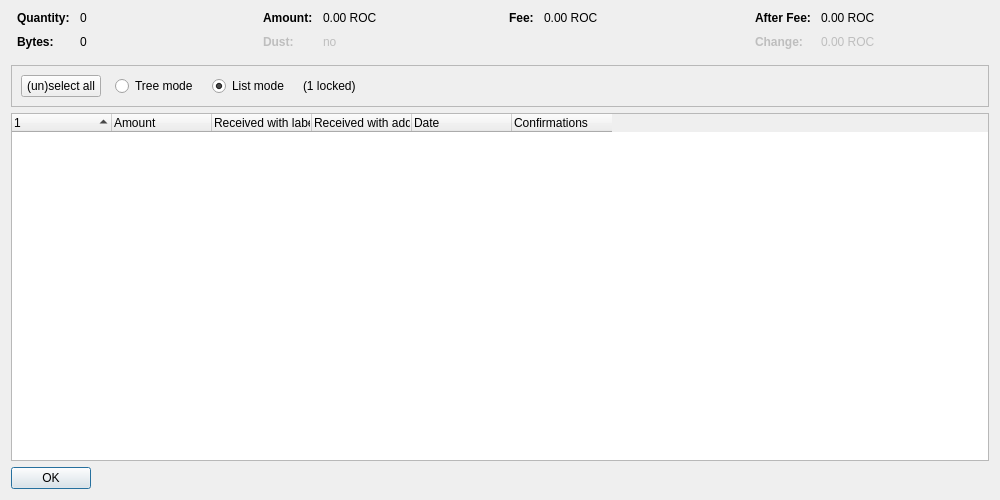
<?xml version="1.0" encoding="UTF-8"?>
<ui version="4.0">
 <class>CoinControlDialog</class>
 <widget class="QDialog" name="CoinControlDialog">
  <property name="geometry">
   <rect>
    <x>0</x>
    <y>0</y>
    <width>1000</width>
    <height>500</height>
   </rect>
  </property>
  <property name="windowTitle">
   <string>Coin Selection</string>
  </property>
  <layout class="QVBoxLayout" name="verticalLayout">
   <item>
    <layout class="QHBoxLayout" name="horizontalLayoutTop" stretch="0,0,0,0">
     <property name="topMargin">
      <number>0</number>
     </property>
     <property name="bottomMargin">
      <number>10</number>
     </property>
     <item>
      <layout class="QFormLayout" name="formLayoutCoinControl1">
       <property name="horizontalSpacing">
        <number>10</number>
       </property>
       <property name="verticalSpacing">
        <number>10</number>
       </property>
       <property name="leftMargin">
        <number>6</number>
       </property>
       <property name="rightMargin">
        <number>6</number>
       </property>
       <item row="0" column="0">
        <widget class="QLabel" name="labelCoinControlQuantityText">
         <property name="font">
          <font>
           <weight>75</weight>
           <bold>true</bold>
          </font>
         </property>
         <property name="text">
          <string>Quantity:</string>
         </property>
        </widget>
       </item>
       <item row="0" column="1">
        <widget class="QLabel" name="labelCoinControlQuantity">
         <property name="cursor">
          <cursorShape>IBeamCursor</cursorShape>
         </property>
         <property name="contextMenuPolicy">
          <enum>Qt::ActionsContextMenu</enum>
         </property>
         <property name="text">
          <string notr="true">0</string>
         </property>
         <property name="textInteractionFlags">
          <set>Qt::LinksAccessibleByMouse|Qt::TextSelectableByKeyboard|Qt::TextSelectableByMouse</set>
         </property>
        </widget>
       </item>
       <item row="1" column="0">
        <widget class="QLabel" name="labelCoinControlBytesText">
         <property name="font">
          <font>
           <weight>75</weight>
           <bold>true</bold>
          </font>
         </property>
         <property name="text">
          <string>Bytes:</string>
         </property>
        </widget>
       </item>
       <item row="1" column="1">
        <widget class="QLabel" name="labelCoinControlBytes">
         <property name="cursor">
          <cursorShape>IBeamCursor</cursorShape>
         </property>
         <property name="contextMenuPolicy">
          <enum>Qt::ActionsContextMenu</enum>
         </property>
         <property name="text">
          <string notr="true">0</string>
         </property>
         <property name="textInteractionFlags">
          <set>Qt::LinksAccessibleByMouse|Qt::TextSelectableByKeyboard|Qt::TextSelectableByMouse</set>
         </property>
        </widget>
       </item>
      </layout>
     </item>
     <item>
      <layout class="QFormLayout" name="formLayoutCoinControl2">
       <property name="horizontalSpacing">
        <number>10</number>
       </property>
       <property name="verticalSpacing">
        <number>10</number>
       </property>
       <property name="leftMargin">
        <number>6</number>
       </property>
       <property name="rightMargin">
        <number>6</number>
       </property>
       <item row="0" column="0">
        <widget class="QLabel" name="labelCoinControlAmountText">
         <property name="font">
          <font>
           <weight>75</weight>
           <bold>true</bold>
          </font>
         </property>
         <property name="text">
          <string>Amount:</string>
         </property>
        </widget>
       </item>
       <item row="0" column="1">
        <widget class="QLabel" name="labelCoinControlAmount">
         <property name="cursor">
          <cursorShape>IBeamCursor</cursorShape>
         </property>
         <property name="contextMenuPolicy">
          <enum>Qt::ActionsContextMenu</enum>
         </property>
         <property name="text">
          <string notr="true">0.00 ROC</string>
         </property>
         <property name="textInteractionFlags">
          <set>Qt::LinksAccessibleByMouse|Qt::TextSelectableByKeyboard|Qt::TextSelectableByMouse</set>
         </property>
        </widget>
       </item>
       <item row="1" column="0">
        <widget class="QLabel" name="labelCoinControlLowOutputText">
         <property name="enabled">
          <bool>false</bool>
         </property>
         <property name="font">
          <font>
           <weight>75</weight>
           <bold>true</bold>
          </font>
         </property>
         <property name="text">
          <string>Dust:</string>
         </property>
        </widget>
       </item>
       <item row="1" column="1">
        <widget class="QLabel" name="labelCoinControlLowOutput">
         <property name="enabled">
          <bool>false</bool>
         </property>
         <property name="cursor">
          <cursorShape>IBeamCursor</cursorShape>
         </property>
         <property name="contextMenuPolicy">
          <enum>Qt::ActionsContextMenu</enum>
         </property>
         <property name="text">
          <string notr="true">no</string>
         </property>
         <property name="textInteractionFlags">
          <set>Qt::LinksAccessibleByMouse|Qt::TextSelectableByKeyboard|Qt::TextSelectableByMouse</set>
         </property>
        </widget>
       </item>
      </layout>
     </item>
     <item>
      <layout class="QFormLayout" name="formLayoutCoinControl3">
       <property name="horizontalSpacing">
        <number>10</number>
       </property>
       <property name="verticalSpacing">
        <number>10</number>
       </property>
       <property name="leftMargin">
        <number>6</number>
       </property>
       <property name="rightMargin">
        <number>6</number>
       </property>
       <item row="0" column="0">
        <widget class="QLabel" name="labelCoinControlFeeText">
         <property name="font">
          <font>
           <weight>75</weight>
           <bold>true</bold>
          </font>
         </property>
         <property name="text">
          <string>Fee:</string>
         </property>
        </widget>
       </item>
       <item row="0" column="1">
        <widget class="QLabel" name="labelCoinControlFee">
         <property name="cursor">
          <cursorShape>IBeamCursor</cursorShape>
         </property>
         <property name="contextMenuPolicy">
          <enum>Qt::ActionsContextMenu</enum>
         </property>
         <property name="text">
          <string notr="true">0.00 ROC</string>
         </property>
         <property name="textInteractionFlags">
          <set>Qt::LinksAccessibleByMouse|Qt::TextSelectableByKeyboard|Qt::TextSelectableByMouse</set>
         </property>
        </widget>
       </item>
      </layout>
     </item>
     <item>
      <layout class="QFormLayout" name="formLayoutCoinControl4">
       <property name="horizontalSpacing">
        <number>10</number>
       </property>
       <property name="verticalSpacing">
        <number>10</number>
       </property>
       <property name="leftMargin">
        <number>6</number>
       </property>
       <property name="rightMargin">
        <number>6</number>
       </property>
       <item row="0" column="0">
        <widget class="QLabel" name="labelCoinControlAfterFeeText">
         <property name="font">
          <font>
           <weight>75</weight>
           <bold>true</bold>
          </font>
         </property>
         <property name="text">
          <string>After Fee:</string>
         </property>
        </widget>
       </item>
       <item row="0" column="1">
        <widget class="QLabel" name="labelCoinControlAfterFee">
         <property name="cursor">
          <cursorShape>IBeamCursor</cursorShape>
         </property>
         <property name="contextMenuPolicy">
          <enum>Qt::ActionsContextMenu</enum>
         </property>
         <property name="text">
          <string notr="true">0.00 ROC</string>
         </property>
         <property name="textInteractionFlags">
          <set>Qt::LinksAccessibleByMouse|Qt::TextSelectableByKeyboard|Qt::TextSelectableByMouse</set>
         </property>
        </widget>
       </item>
       <item row="1" column="0">
        <widget class="QLabel" name="labelCoinControlChangeText">
         <property name="enabled">
          <bool>false</bool>
         </property>
         <property name="font">
          <font>
           <weight>75</weight>
           <bold>true</bold>
          </font>
         </property>
         <property name="text">
          <string>Change:</string>
         </property>
        </widget>
       </item>
       <item row="1" column="1">
        <widget class="QLabel" name="labelCoinControlChange">
         <property name="enabled">
          <bool>false</bool>
         </property>
         <property name="cursor">
          <cursorShape>IBeamCursor</cursorShape>
         </property>
         <property name="contextMenuPolicy">
          <enum>Qt::ActionsContextMenu</enum>
         </property>
         <property name="text">
          <string notr="true">0.00 ROC</string>
         </property>
         <property name="textInteractionFlags">
          <set>Qt::LinksAccessibleByMouse|Qt::TextSelectableByKeyboard|Qt::TextSelectableByMouse</set>
         </property>
        </widget>
       </item>
      </layout>
     </item>
    </layout>
   </item>
   <item>
    <widget class="QFrame" name="frame">
     <property name="minimumSize">
      <size>
       <width>0</width>
       <height>40</height>
      </size>
     </property>
     <property name="frameShape">
      <enum>QFrame::StyledPanel</enum>
     </property>
     <property name="frameShadow">
      <enum>QFrame::Sunken</enum>
     </property>
     <layout class="QHBoxLayout" name="horizontalLayout">
      <item>
       <layout class="QHBoxLayout" name="horizontalLayoutPanel" stretch="0,0,0,0,0">
        <property name="spacing">
         <number>14</number>
        </property>
        <item>
         <widget class="QPushButton" name="pushButtonSelectAll">
          <property name="sizePolicy">
           <sizepolicy hsizetype="Maximum" vsizetype="Fixed">
            <horstretch>0</horstretch>
            <verstretch>0</verstretch>
           </sizepolicy>
          </property>
          <property name="text">
           <string>(un)select all</string>
          </property>
          <property name="autoDefault">
           <bool>false</bool>
          </property>
         </widget>
        </item>
        <item>
         <widget class="QRadioButton" name="radioTreeMode">
          <property name="sizePolicy">
           <sizepolicy hsizetype="Maximum" vsizetype="Fixed">
            <horstretch>0</horstretch>
            <verstretch>0</verstretch>
           </sizepolicy>
          </property>
          <property name="text">
           <string>Tree mode</string>
          </property>
         </widget>
        </item>
        <item>
         <widget class="QRadioButton" name="radioListMode">
          <property name="sizePolicy">
           <sizepolicy hsizetype="Maximum" vsizetype="Fixed">
            <horstretch>0</horstretch>
            <verstretch>0</verstretch>
           </sizepolicy>
          </property>
          <property name="text">
           <string>List mode</string>
          </property>
          <property name="checked">
           <bool>true</bool>
          </property>
         </widget>
        </item>
        <item>
         <widget class="QLabel" name="labelLocked">
          <property name="text">
           <string notr="true">(1 locked)</string>
          </property>
         </widget>
        </item>
        <item>
         <spacer name="horizontalSpacer">
          <property name="orientation">
           <enum>Qt::Horizontal</enum>
          </property>
          <property name="sizeHint" stdset="0">
           <size>
            <width>40</width>
            <height>20</height>
           </size>
          </property>
         </spacer>
        </item>
       </layout>
      </item>
     </layout>
    </widget>
   </item>
   <item>
    <widget class="CoinControlTreeWidget" name="treeWidget">
     <property name="contextMenuPolicy">
      <enum>Qt::CustomContextMenu</enum>
     </property>
     <property name="sortingEnabled">
      <bool>false</bool>
     </property>
     <property name="columnCount">
      <number>6</number>
     </property>
     <attribute name="headerShowSortIndicator" stdset="0">
      <bool>true</bool>
     </attribute>
     <attribute name="headerStretchLastSection">
      <bool>false</bool>
     </attribute>
     <column>
      <property name="text">
       <string/>
      </property>
     </column>
     <column>
      <property name="text">
       <string>Amount</string>
      </property>
     </column>
     <column>
      <property name="text">
       <string>Received with label</string>
      </property>
     </column>
     <column>
      <property name="text">
       <string>Received with address</string>
      </property>
     </column>
     <column>
      <property name="text">
       <string>Date</string>
      </property>
     </column>
     <column>
      <property name="text">
       <string>Confirmations</string>
      </property>
      <property name="toolTip">
       <string>Confirmed</string>
      </property>
     </column>
     <column>
      <property name="text">
       <string/>
      </property>
     </column>
     <column>
      <property name="text">
       <string/>
      </property>
     </column>
     <column>
      <property name="text">
       <string/>
      </property>
     </column>
     <column>
      <property name="text">
       <string/>
      </property>
     </column>
    </widget>
   </item>
   <item>
    <widget class="QDialogButtonBox" name="buttonBox">
     <property name="sizePolicy">
      <sizepolicy hsizetype="Maximum" vsizetype="Fixed">
       <horstretch>0</horstretch>
       <verstretch>0</verstretch>
      </sizepolicy>
     </property>
     <property name="orientation">
      <enum>Qt::Horizontal</enum>
     </property>
     <property name="standardButtons">
      <set>QDialogButtonBox::Ok</set>
     </property>
    </widget>
   </item>
  </layout>
 </widget>
 <customwidgets>
  <customwidget>
   <class>CoinControlTreeWidget</class>
   <extends>QTreeWidget</extends>
   <header>qt/coincontroltreewidget.h</header>
  </customwidget>
 </customwidgets>
 <resources/>
 <connections/>
</ui>
